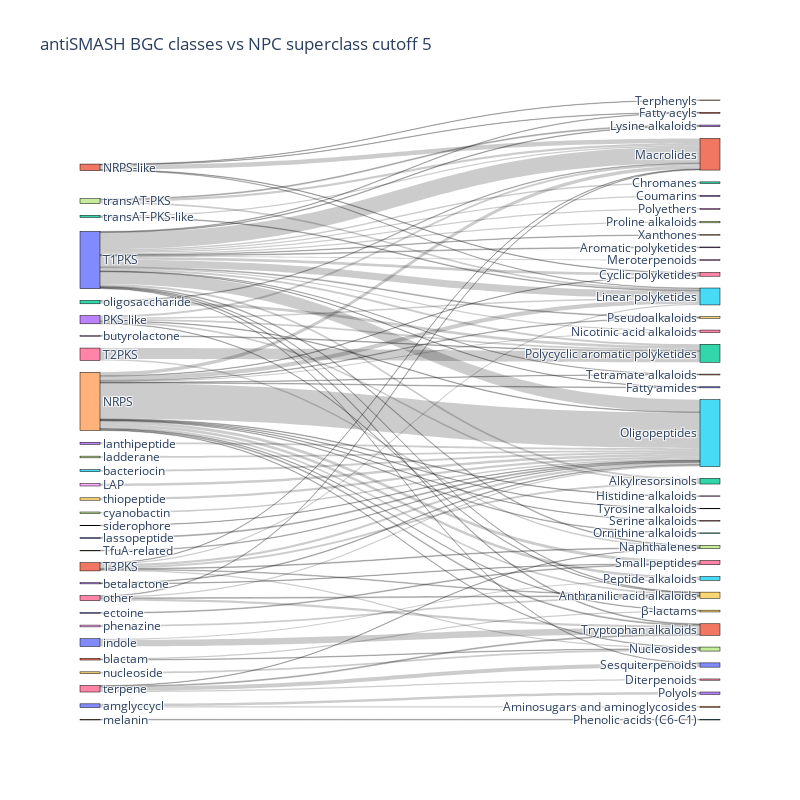

Here is the notebook cell this chart was saved with:
### Code cell
# need to do some naming cleanup to make this plot visible
from copy import deepcopy
# only select results with counts >5
cutoff = 5
as_classes_cutoff = deepcopy(result['as_classes']['npc_superclass'])
for key, inner_dict in as_classes_cutoff.items():
    inner_copy = deepcopy(list(inner_dict.items()))
    for inner_key, value in inner_copy:
        if value < cutoff:
            del as_classes_cutoff[key][inner_key]
fig_result = make_class_sankey_plot(as_classes_cutoff, "antiSMASH BGC classes vs NPC superclass cutoff 5")
fig_result.update_layout(
#     autosize=False,
    width=800,
    height=800,
    font_size=12.2
)
fig_result

### Figure 1 — Plotly figure (JSON) as saved in the notebook; plotly's stock layout.template omitted (floating-point values rounded to 4 significant figures)
{"data": [{"link": {"source": [0, 0, 0, 0, 0, 0, 0, 0, 0, 0, 0, 0, 0, 0, 0, 0, 0, 0, 0, 0, 0, 0, 0, 1, 1, 1, 1, 1, 2, 2, 3, 3, 3, 3, 3, 3, 4, 4, 4, 4, 4, 4, 4, 4, 4, 4, 4, 4, 4, 4, 4, 4, 4, 4, 6, 6, 6, 6, 7, 7, 7, 8, 10, 10, 11, 11, 11, 11, 11, 11, 11, 12, 12, 13, 16, 16, 17, 18, 19, 20, 20, 21, 21, 22, 23, 23, 24, 25, 27, 28, 29, 30, 36, 36, 36, 36, 37, 40], "target": [51, 52, 53, 54, 55, 56, 57, 58, 59, 60, 61, 62, 63, 64, 65, 66, 67, 68, 69, 70, 71, 72, 73, 55, 51, 56, 74, 61, 51, 62, 51, 55, 62, 69, 65, 72, 55, 64, 51, 65, 66, 75, 76, 77, 78, 69, 79, 71, 80, 81, 82, 59, 70, 56, 51, 65, 71, 69, 73, 55, 51, 62, 75, 71, 51, 55, 57, 65, 69, 77, 72, 51, 55, 65, 62, 57, 65, 69, 77, 83, 84, 77, 79, 65, 65, 76, 85, 65, 65, 65, 65, 65, 60, 86, 57, 71, 65, 76], "value": [185, 18, 13, 6, 80, 31, 9, 15, 10, 5, 6, 20, 9, 5, 138, 15, 16, 12, 6, 5, 9, 22, 7, 5, 52, 6, 5, 5, 7, 31, 22, 16, 21, 6, 7, 20, 48, 5, 39, 400, 12, 30, 33, 6, 7, 20, 6, 11, 6, 5, 7, 7, 7, 5, 7, 15, 24, 10, 11, 20, 23, 7, 13, 74, 5, 13, 8, 24, 8, 12, 22, 15, 8, 23, 123, 16, 19, 20, 21, 27, 14, 6, 14, 5, 8, 5, 8, 23, 16, 28, 27, 11, 43, 14, 5, 11, 7, 9]}, "node": {"label": ["T1PKS", "NRPS-like", "oligosaccharide", "PKS-like", "NRPS", "arylpolyene", "other", "transAT-PKS", "butyrolactone", "aminocoumarin", "indole", "T3PKS", "transAT-PKS-like", "lanthipeptide", "hserlactone", "furan", "T2PKS", "ladderane", "phenazine", "nucleoside", "amglyccycl", "blactam", "siderophore", "betalactone", "melanin", "bacteriocin", "bottromycin", "cyanobactin", "LAP", "thiopeptide", "lassopeptide", "linaridin", "microviridin", "proteusin", "head_to_tail", "sactipeptide", "terpene", "TfuA-related", "fungal-RiPP", "CDPS", "ectoine", "hglE-KS", "PUFA", "PBDE", "phosphonate", "RaS-RiPP", "PpyS-KS", "tropodithietic-acid", "phosphoglycolipid", "resorcinol", "fused", "Macrolides", "Chromanes", "Coumarins", "Xanthones", "Linear polyketides", "Cyclic polyketides", "Naphthalenes", "Polyethers", "Pseudoalkaloids", "Sesquiterpenoids", "Fatty acyls", "Polycyclic aromatic polyketides", "Aromatic polyketides", "Tetramate alkaloids", "Oligopeptides", "Nicotinic acid alkaloids", "Proline alkaloids", "Meroterpenoids", "Anthranilic acid alkaloids", "Fatty amides", "Tryptophan alkaloids", "Alkylresorsinols", "Lysine alkaloids", "Terphenyls", "Peptide alkaloids", "Small peptides", "Nucleosides", "Histidine alkaloids", "β-lactams", "Tyrosine alkaloids", "Serine alkaloids", "Ornithine alkaloids", "Polyols", "Aminosugars and aminoglycosides", "Phenolic acids (C6-C1)", "Diterpenoids"], "line": {"color": "black", "width": 0.5}, "pad": 15, "thickness": 20}, "type": "sankey"}], "layout": {"font": {"size": 12.2}, "height": 800, "title": {"text": "antiSMASH BGC classes vs NPC superclass cutoff 5"}, "width": 800}}
